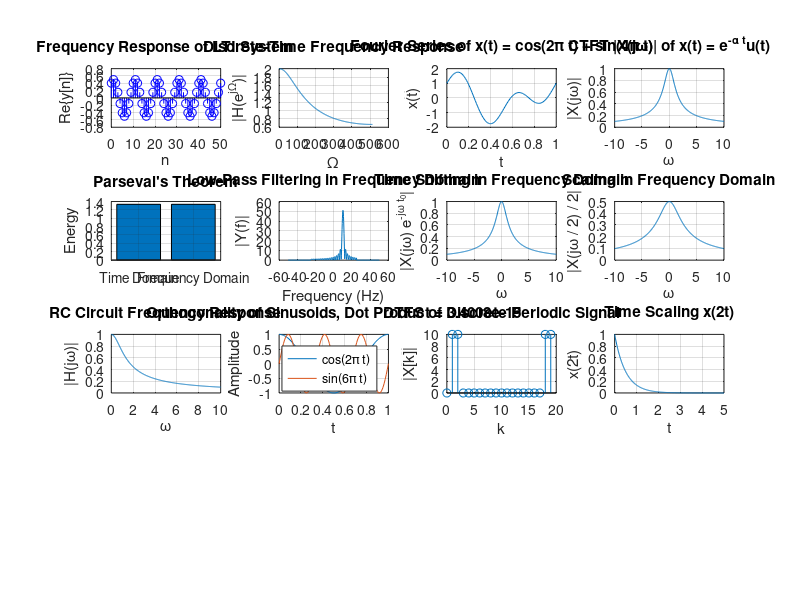

Write MATLAB code to recreate this figure. (Note: this script raises an error after producing the figure.)
% Fourier Representation Examples and Visualizations
% Author: Prof. Mehdi Pirahandeh

clear; close all; clc;

% Parameters
n = 0:50; % discrete time index
t = 0:0.01:5; % continuous time range
Omega = 0.2 * pi; % discrete angular frequency
alpha = 1; % decay factor for exponential signals
RC = 1; % RC circuit parameter
fs = 100; % Sampling frequency

% Initialize figure for subplots
figure('Name', 'Fourier Representation Examples', 'NumberTitle', 'off');
set(gcf, 'Position', [100, 100, 1200, 800]);

%% 1. Frequency Response of LTI System
H_Omega = 0.5 * exp(-1j * Omega); % Example frequency response
x_n = exp(1j * Omega * n); % Input signal
y_n = H_Omega .* x_n; % Output signal

subplot(4, 4, 1);
stem(n, real(y_n), 'b');
title('Frequency Response of LTI System');
xlabel('n'); ylabel('Re\{y[n]\}');
grid on;

%% 2. Discrete vs Continuous-Time Frequency Responses
% Discrete-time impulse response
h_k = 0.5.^(0:10);
H_ejOmega = freqz(h_k, 1, 512);

subplot(4, 4, 2);
plot(abs(H_ejOmega));
title('Discrete-Time Frequency Response');
xlabel('\Omega'); ylabel('|H(e^{j\Omega})|');
grid on;

%% 3. Fourier Series Representation
% Fourier series for x(t) = cos(2*pi*t) + sin(4*pi*t)
t_series = 0:0.01:1;
x_t_series = cos(2*pi*t_series) + sin(4*pi*t_series);

subplot(4, 4, 3);
plot(t_series, x_t_series);
title('Fourier Series of x(t) = cos(2\pi t) + sin(4\pi t)');
xlabel('t'); ylabel('x(t)');
grid on;

%% 4. Continuous-Time Fourier Transform (CTFT)
% CTFT of x(t) = exp(-alpha*t) * u(t)
X_jw = @(w) 1 ./ (alpha + 1j*w);
w_vals = linspace(-10, 10, 500);
X_ctft = X_jw(w_vals);

subplot(4, 4, 4);
plot(w_vals, abs(X_ctft));
title('CTFT |X(j\omega)| of x(t) = e^{-\alpha t}u(t)');
xlabel('\omega'); ylabel('|X(j\omega)|');
grid on;

%% 5. Parseval’s Theorem (Discrete)
% Parseval’s theorem for x[n] = 0.5^n * u[n]
x_n_parseval = (0.5).^n;
E_time = sum(abs(x_n_parseval).^2); % Time-domain energy
X_w = fft(x_n_parseval, 512); % Frequency-domain representation
E_freq = sum(abs(X_w).^2) / length(X_w); % Frequency-domain energy

subplot(4, 4, 5);
bar([E_time, E_freq]);
title('Parseval''s Theorem');
xticklabels({'Time Domain', 'Frequency Domain'});
ylabel('Energy');
grid on;

%% 6. Filtering in Frequency Domain
% Low-pass filter example
f = linspace(-fs/2, fs/2, 512);
H_filter = double(abs(f) < fs/4); % Ideal low-pass filter
X_signal = fftshift(fft(x_n, 512));
Y_filtered = X_signal .* H_filter;

subplot(4, 4, 6);
plot(f, abs(Y_filtered));
title('Low-Pass Filtering in Frequency Domain');
xlabel('Frequency (Hz)'); ylabel('|Y(f)|');
grid on;

%% 7. Time Shifting in Frequency Domain
% Time shift for x(t) = e^(-alpha * t) * u(t)
t0 = 1;
x_t_shifted = exp(-alpha * (t - t0)) .* (t >= t0);
X_shifted = abs(1 ./ (alpha + 1j * w_vals) .* exp(-1j * w_vals * t0));

subplot(4, 4, 7);
plot(w_vals, X_shifted);
title('Time Shifting in Frequency Domain');
xlabel('\omega'); ylabel('|X(j\omega) e^{-j\omega t_0}|');
grid on;

%% 8. Scaling in Frequency Domain
% Scaling: x(2t)
x_scaled = exp(-alpha * (2 * t)) .* (t >= 0);
X_scaled = abs(1 / 2 * X_jw(w_vals / 2));

subplot(4, 4, 8);
plot(w_vals, X_scaled);
title('Scaling in Frequency Domain');
xlabel('\omega'); ylabel('|X(j\omega / 2) / 2|');
grid on;

%% 9. RC Circuit Frequency Response
% RC circuit frequency response
H_rc = @(w) 1 ./ (1 + 1j * w * RC);
w_vals_rc = linspace(0, 10, 500);
H_rc_vals = H_rc(w_vals_rc);

subplot(4, 4, 9);
plot(w_vals_rc, abs(H_rc_vals));
title('RC Circuit Frequency Response');
xlabel('\omega'); ylabel('|H(j\omega)|');
grid on;

%% 10. Orthogonality of Sinusoids
% Sinusoids with different frequencies are orthogonal
f1 = 1; f2 = 3; T = 1; % Periods
t_orth = 0:0.01:T;
y1 = cos(2*pi*f1*t_orth);
y2 = sin(2*pi*f2*t_orth);
dot_product = sum(y1 .* y2); % Should be close to zero

subplot(4, 4, 10);
plot(t_orth, y1, t_orth, y2);
legend('cos(2\pi t)', 'sin(6\pi t)');
title(['Orthogonality of Sinusoids, Dot Product = ', num2str(dot_product)]);
xlabel('t'); ylabel('Amplitude');
grid on;

%% 11. Discrete-Time Fourier Series (DTFS)
% DTFS example for a periodic sequence
N = 20;
x_dtfs = cos(2 * pi / N * n) + sin(4 * pi / N * n);
X_dtfs = fft(x_dtfs, N);

subplot(4, 4, 11);
stem(0:N-1, abs(X_dtfs));
title('DTFS of Discrete Periodic Signal');
xlabel('k'); ylabel('|X[k]|');
grid on;

%% 12. Time Scaling of Continuous-Time Signal
% Scaling: x(at)
a = 2;
x_scaled_cont = exp(-alpha * a * t) .* (t >= 0);

subplot(4, 4, 12);
plot(t, x_scaled_cont);
title('Time Scaling x(2t)');
xlabel('t'); ylabel('x(2t)');
grid on;

%% Layout Adjustments
% Adjust subplot layout
sgtitle('Fourier Representation Examples');
